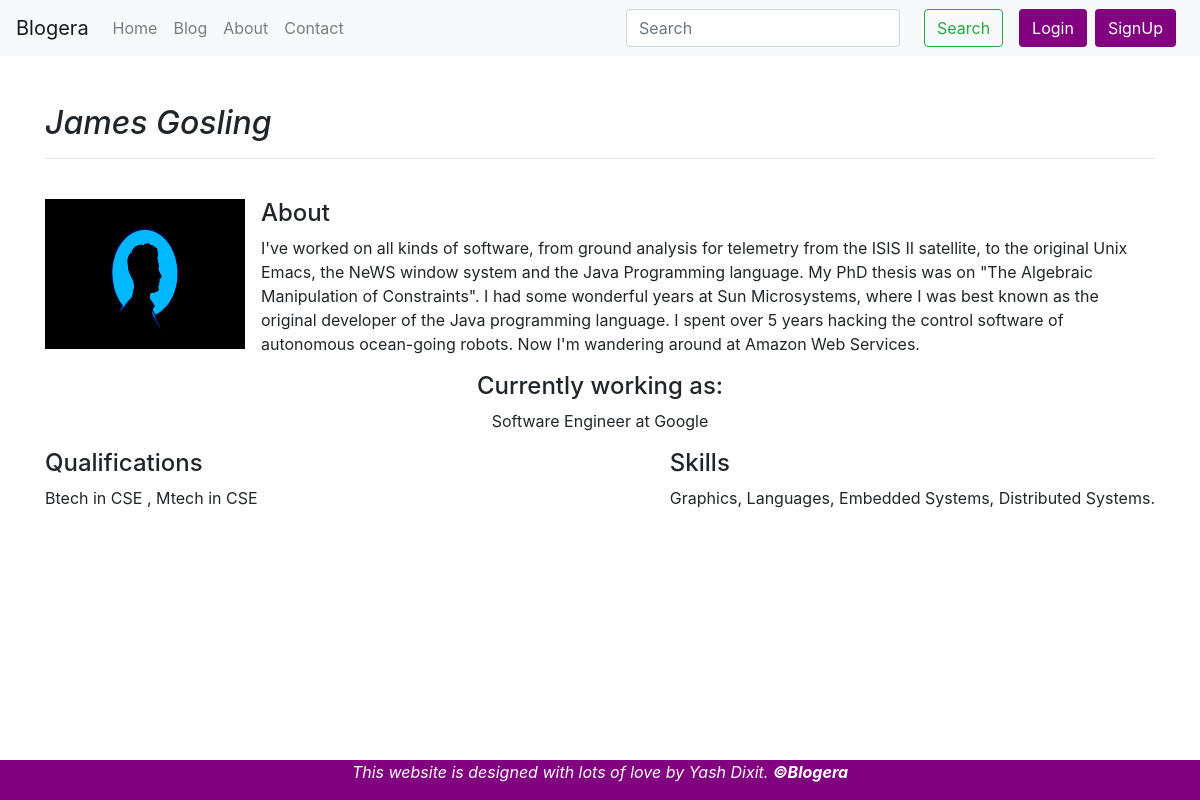
The page /about/author/james-gosling on the database its author committed.
### about/models.py (models this page shows, shortened)
class Author(models.Model):
    auth_id = models.AutoField(primary_key=True)
    author_name = models.CharField(max_length=50)
    Qualifications = models.TextField(max_length=500)
    Skills = models.TextField(max_length=500)
    currently_working_as = models.CharField(max_length=50)
    About = models.TextField(max_length=1000)
    img = models.ImageField(upload_to='author/images')
    slug = models.SlugField(blank=True, null=True)
    class Meta:
        verbose_name = 'Author'
        verbose_name_plural = 'Authors'

### about/views.py (the view)
# urls.py: path('author/<slug:slug>', views.author, name='author'),
def author(request, slug):
    auth = Author.objects.get(slug=slug)
    auth = {"auth": auth}
    return render(request, 'about/author.html', auth)

### about/templates/about/author.html
{% extends 'base.html' %} {% block body %}
<br />
<br />
<div class="container">
  <h2 class="pb-4 mb-4 font-italic d-inline">
    {{auth.author_name}}
  </h2>
  <hr />
  <br />
  <img
    class="bd-placeholder-img float-left mr-3"
    src="/media/{{auth.img}}"
    width="200"
    height="150"
    xmlns="http://www.w3.org/2000/svg"
    preserveAspectRatio="xMidYMid
                              slice"
    focusable="false"
    role="img"
    aria-label="Placeholder: Thumbnail"
  />
  <h4>About</h4>
  <p>{{auth.About}}</p>
  <div class="text-center">
    <h4>Currently working as:</h4>
    <p>{{auth.currently_working_as}}</p>
  </div>
  <div class="float-left">
    <h4>Qualifications</h4>
    <p>
      {{auth.Qualifications}}
    </p>
  </div>
  <div class="float-right">
    <h4>Skills</h4>
    <p>
      {{auth.Skills}}
    </p>
  </div>
</div>
{% endblock %}

### rows shown on the page
Author: author_name "James Gosling", img (picture), About "I've worked on all kinds of software, from ground analysis for telemetry from the ISIS II satellite, to the original Unix Emacs, the NeWS window system and the Java Programming language. My PhD thesis was on \"The Algebraic Manipulation of Constraints\". I had some wonderful years at Sun Microsystems, where I was best known as the original developer of the Java programming language. I spent over 5 years hacking the control software of autonomous ocean-going robots. Now I'm wandering around at Amazon Web Services.", currently_working_as "Software Engineer at Google", Qualifications "Btech in CSE , Mtech in CSE", Skills "Graphics, Languages, Embedded Systems, Distributed Systems."
